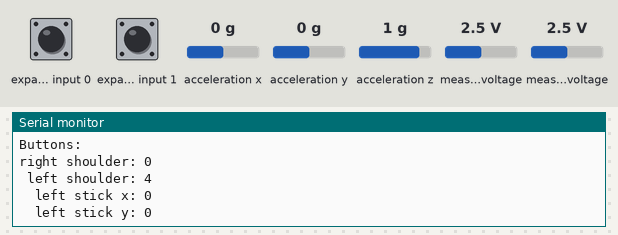
This sketch was run on a simulated Arduino Uno, built with avr-gcc and run on an emulated ATmega328P. Parts: the last lines printed to the serial monitor. Wiring (inferred from the names in the program): Wii Nunchuk at I2C address 0x52. The inputs (shaded band) are chosen by the test bench; at power-on: acceleration x 0 g, measured voltage 2.5 V, expander input 0 HIGH, expander input 1 HIGH, acceleration y 0 g, acceleration z 1 g.

Above: at 1.2 s.
1.3 s: acceleration x set to -1.4 g
At 2.0 s:
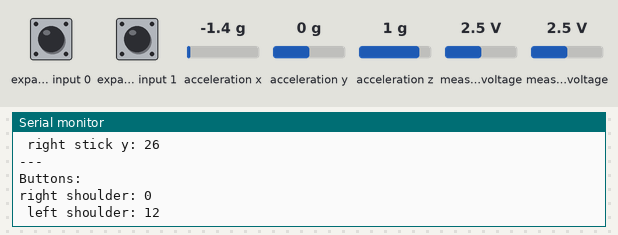
4.3 s: measured voltage (sensor 200) set to 0.1 V
At 5.3 s:
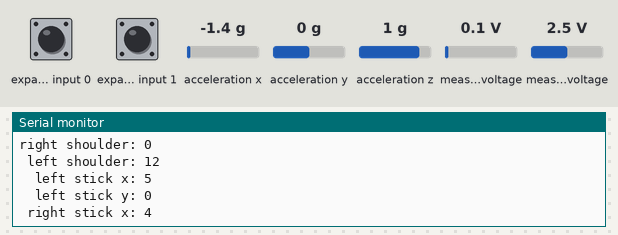
7.3 s: measured voltage (sensor 201) set to 1.2 V
At 7.9 s:
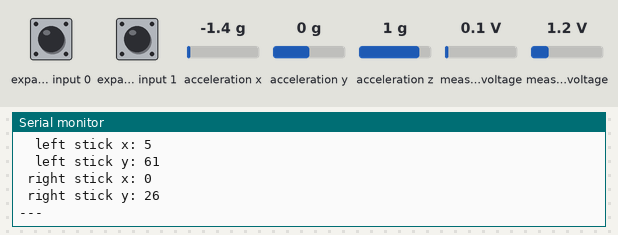
10.3 s: expander input 0 pulled LOW for 0.2 s
13.5 s: expander input 1 pulled LOW for 0.2 s
15.2 s: acceleration y set to -0.8 g
At 15.9 s:
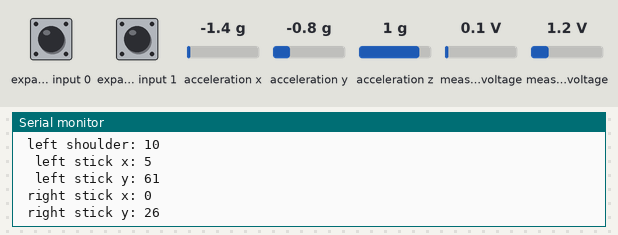
Timing chart, 0 to 18.2 s (numbered marks = the images above; inputs shaded):
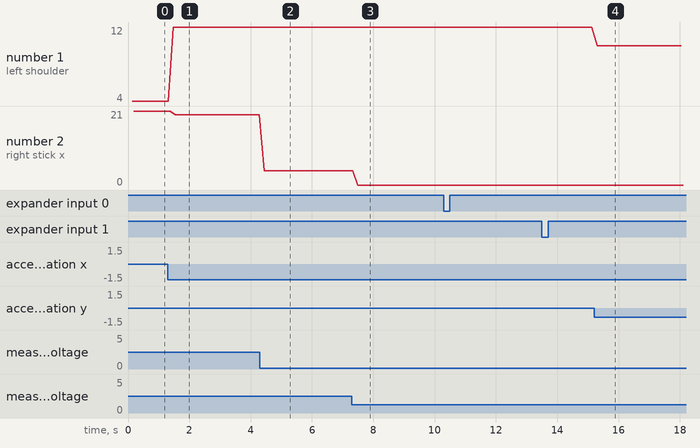

The sketch:

wiiclassic_test.ino
```cpp
/*
WiiClassic Test Code

This code prints the current controller status to the serial port.
Button pressed calls poll whether the button was pressed since the last update call.
as a result, it will just briefly print the last button pressed once.

Tim Hirzel May 2008

*/


#include "Wire.h"

#include "WiiClassic.h"

WiiClassic wiiClassy = WiiClassic();

void setup() {
  Wire.begin();
  Serial.begin(9600);
  wiiClassy.begin();
  wiiClassy.update();
}

void loop() {
  delay(100); // 1ms is enough to not overload the wii Classic, 100ms seems to ease the serial terminal a little
  wiiClassy.update();

  //
  /*
  // PRINT RAW BYTES  FOR DEBUG
   // STATUS IS FIRST FOUR BYTES
   for (int i = 0; i < 4; i ++) {
   for (int j = 7; j >= 0; j--) {
   if ((wiiClassy.getRawStatus()[i] & (1 << j)) == 0) {
   Serial.print("0");
   }
   else{
   Serial.print("1");
   }
   }
   Serial.println();
   }
   // BUTTONS IS NEXT TWO BYTES
   for (int i = 0; i < 2; i ++) {
   for (int j = 7; j >= 0; j--) {
   if ((wiiClassy.getRawButtons()[i] & (1 << j)) == 0) {
   Serial.print("0");
   }
   else{
   Serial.print("1");
   }
   }
   Serial.println();
   }
  Serial.println("---");
   */

  Serial.print("Buttons:");


  if (wiiClassy.leftShoulderPressed()) {
    Serial.print("LS.");
  }
  if (wiiClassy.rightShoulderPressed()) {
    Serial.print("RS.");
  }
  if (wiiClassy.lzPressed()) {
    Serial.print("lz.");
  }
  if (wiiClassy.rzPressed()) {
    Serial.print("rz.");
  }
  if (wiiClassy.leftDPressed()) {
    Serial.print("LD.");
  }

  if (wiiClassy.rightDPressed()) {
    Serial.print("RD.");
  }

  if (wiiClassy.upDPressed()) {
    Serial.print("UD.");
  }
  if (wiiClassy.downDPressed()) {
    Serial.print("DD.");
  }

  if (wiiClassy.selectPressed()) {
    Serial.print("select.");
  }

  if (wiiClassy.homePressed()) {
    Serial.print("home.");
  }
  if (wiiClassy.startPressed()) {
    Serial.print("start.");
  }

  if (wiiClassy.xPressed()) {
    Serial.print("x.");
  }

  if (wiiClassy.yPressed()) {
    Serial.print("y.");
  }

  if (wiiClassy.aPressed()) {
    Serial.print("a.");
  }

  if (wiiClassy.bPressed()) {
    Serial.print("b.");
  }

  Serial.println();
  Serial.print("right shoulder: ");
  Serial.println(wiiClassy.rightShouldPressure());
  Serial.print(" left shoulder: ");

  Serial.println(wiiClassy.leftShouldPressure());
  Serial.print("  left stick x: ");

  Serial.println(wiiClassy.leftStickX());
  Serial.print("  left stick y: ");

  Serial.println(wiiClassy.leftStickY());
  Serial.print(" right stick x: ");

  Serial.println(wiiClassy.rightStickX());
  Serial.print(" right stick y: ");

  Serial.println(wiiClassy.rightStickY());
  Serial.println("---");

  //pulse = (int)500+8*wiiClassy.leftStickX();
  //updateServo();
}
```

WiiClassic.h
```cpp
/*
 * Wii Classic -- Use a Wii Classic Controller
 * by Tim Hirzel http://www.growdown.com
 *
 *
 * This code owes thanks to the code by these authors:
 * Tod E. Kurt, http://todbot.com/blog/
 *
 * The Wii Nunchuck reading code is taken from Windmeadow Labs
 * http://www.windmeadow.com/node/42
 *
 * and the reference document on the wii linux site:
 * http://www.wiili.org/index.php/Wiimote/Extension_Controllers/Classic_Controller
 */

#include <Wire.h>
#include "Arduino.h"

#ifndef WiiClassic_h
#define WiiClassic_h


class WiiClassic {
    private:
        byte cnt;
        uint8_t status[4];		// array to store wiichuck output
        byte averageCounter;
        //int accelArray[3][AVERAGE_N];  // X,Y,Z

        uint8_t buttons[2];
        uint8_t lastButtons[2];


    public:

        void begin()
        {
            Wire.begin();
            cnt = 0;
            averageCounter = 0;
            Wire.beginTransmission (0x52);	// transmit to device 0x52
            Wire.write (0x40);		// sends memory address
            Wire.write (0x00);		// sends memory address
            Wire.endTransmission ();	// stop transmitting
            lastButtons[0] = 0xff;
            lastButtons[1] = 0xff;
            buttons[0] = 0xff;
            buttons[1] = 0xff;

            update();

        }


        void update() {

            Wire.requestFrom (0x52, 6);	// request data from nunchuck
            while (Wire.available ()) {
                // receive byte as an integer
                if (cnt < 4) {
                    status[cnt] = _nunchuk_decode_byte (Wire.read()); //_nunchuk_decode_byte ()
                } else {
                    lastButtons[cnt-4] = buttons[cnt-4];
                    buttons[cnt-4] =_nunchuk_decode_byte (Wire.read());
                }
                cnt++;
            }
            if (cnt > 5) {
                _send_zero(); // send the request for next bytes
                cnt = 0;
            }
        }

        byte * getRawStatus() {
            return status;
        }

        byte * getRawButtons() {
            return buttons;
        }

        boolean leftShoulderPressed() {
            return _PressedRowBit(0,5);
        }

        boolean rightShoulderPressed() {
            return _PressedRowBit(0,1);
        }

        boolean lzPressed() {
            return _PressedRowBit(1,7);
        }

        boolean rzPressed() {
            return _PressedRowBit(1,2);
        }

        boolean leftDPressed() {
            return _PressedRowBit(1,1);
        }

        boolean rightDPressed() {
            return _PressedRowBit(0,7);
        }

        boolean upDPressed() {
            return _PressedRowBit(1,0);
        }

        boolean downDPressed() {
            return _PressedRowBit(0,6);
        }

        boolean selectPressed() {
            return _PressedRowBit(0,4);
        }

        boolean homePressed() {
            return _PressedRowBit(0,3);
        }

        boolean startPressed() {
            return _PressedRowBit(0,2);
        }

        boolean xPressed() {
            return _PressedRowBit(1,3);
        }

        boolean yPressed() {
            return _PressedRowBit(1,5);
        }

        boolean aPressed() {
            return _PressedRowBit(1,4);
        }

        boolean bPressed() {
            return _PressedRowBit(1,6);
        }

        int rightShouldPressure() {
            return status[3] & 0x1f; //rightmost 5 bits
        }

        int leftShouldPressure() {
            return ((status[2] & 0x60) >> 2) + ((status[3] & 0xe0) >> 5); //rightmost 5 bits
        }

        int leftStickX() {
            return  ( (status[0] & 0x3f) );
        }

        int leftStickY() {
            return  ((status[1] & 0x3f));
        }

        int rightStickX() {
            return ((status[0] & 0xc0) >> 3) + ((status[1] & 0xc0) >> 5) +  ((status[2] & 0x80) >> 7);

        }

        int rightStickY() {
            return status[2] & 0x1f;
        }


    private:
        boolean _PressedRowBit(byte row, byte bit) {
            byte mask = (1 << bit);
            return (!(buttons[row] & mask )) && (lastButtons[row] & mask);
        }


        byte _nunchuk_decode_byte (byte x)
        {
            x = (x ^ 0x17) + 0x17;
            return x;
        }

        void _send_zero()
        {
            Wire.beginTransmission (0x52);	// transmit to device 0x52
            Wire.write (0x00);		// sends one byte
            Wire.endTransmission ();	// stop transmitting
        }

};


#endif
```

Measured:
- after the input at 1.3 s, the serial monitor: prints a new line after 0.18 s (image 1)
- after the input at 4.3 s, the serial monitor: prints a new line after 0.11 s (image 2)
- after the input at 7.3 s, the serial monitor: prints a new line after 0.18 s (image 3)
- after the input at 15.2 s, the serial monitor: prints a new line after 0.08 s (image 4)
- plotted number 1: 4 → 12 after the input at 1.3 s, 12 → 10 after the input at 15.2 s
- plotted number 2: 21 → 20 after the input at 1.3 s
